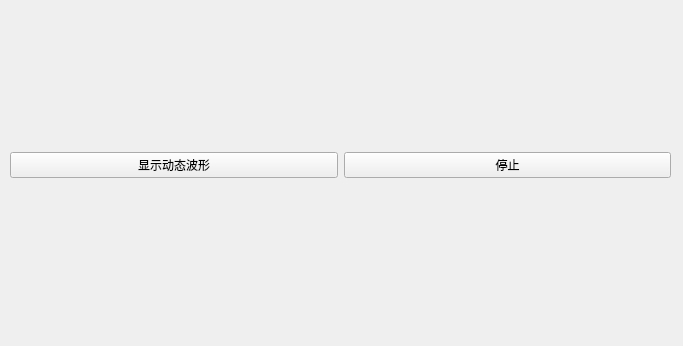
<?xml version="1.0" encoding="UTF-8"?>
<ui version="4.0">
 <class>DynamicWave</class>
 <widget class="QWidget" name="DynamicWave">
  <property name="geometry">
   <rect>
    <x>0</x>
    <y>0</y>
    <width>683</width>
    <height>346</height>
   </rect>
  </property>
  <property name="windowTitle">
   <string>动态波形</string>
  </property>
  <widget class="QWidget" name="verticalLayoutWidget">
   <property name="geometry">
    <rect>
     <x>10</x>
     <y>10</y>
     <width>661</width>
     <height>311</height>
    </rect>
   </property>
   <layout class="QVBoxLayout" name="verticalLayout">
    <item>
     <layout class="QHBoxLayout" name="horizontalLayout">
      <item>
       <widget class="QPushButton" name="showDynWaveButton">
        <property name="text">
         <string>显示动态波形</string>
        </property>
       </widget>
      </item>
      <item>
       <widget class="QPushButton" name="stopDynWaveButton">
        <property name="text">
         <string>停止</string>
        </property>
       </widget>
      </item>
     </layout>
    </item>
   </layout>
  </widget>
 </widget>
 <resources/>
 <connections/>
</ui>
